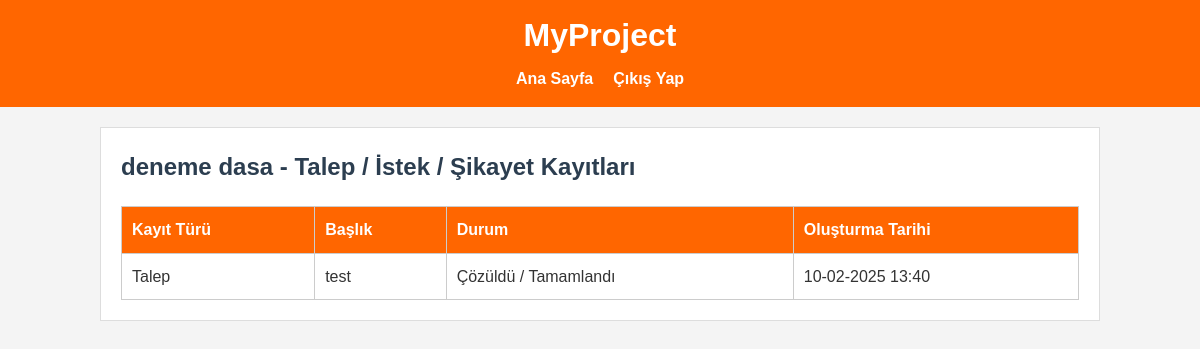
The page /requests/customer/6/ (signed in) on the database its author committed.
### core/models.py (models this page shows, shortened)
class Customer(models.Model):
    representative = models.ForeignKey(User, on_delete=models.CASCADE, related_name='customers', verbose_name="Temsilci")
    first_name = models.CharField(max_length=30, verbose_name="Ad")
    last_name = models.CharField(max_length=30, verbose_name="Soyad")
    identifier = models.CharField(max_length=50, verbose_name="TC / Vergi No")
    tax_address = models.CharField(max_length=50, blank=True, null=True, verbose_name="Vergi Adresi")
    address = models.TextField(verbose_name="Adres")
    subscription_type = models.ForeignKey(SubscriptionType, on_delete=models.SET_NULL, null=True, blank=True, verbose_name="Abonelik Türü")
    subscription_duration = models.ForeignKey(SubscriptionDuration, on_delete=models.SET_NULL, null=True, blank=True, verbose_name="Abonelik Süresi")
    subscription_start_date = models.DateField(null=True, blank=True, verbose_name="Aboneliğin Başlama Tarihi")
    payment_method = models.ForeignKey(PaymentMethod, on_delete=models.SET_NULL, null=True, blank=True, verbose_name="Ödeme Tipi")
    payment_amount = models.DecimalField(max_digits=10, decimal_places=2, null=True, blank=True, verbose_name="Ödeme Miktarı")
    detail = models.TextField(blank=True, null=True, verbose_name="Detay Açıklama")
    created_at = models.DateTimeField(auto_now_add=True, verbose_name="Oluşturulma Tarihi")
    class Meta:
        verbose_name = "Müşteri"
        verbose_name_plural = "Müşteriler"
        ordering = ['-created_at']

class CustomerRequest(models.Model):
    REQUEST_TYPE_CHOICES = (
        ('talep', 'Talep'),
        ('istek', 'İstek'),
        ('sikayet', 'Şikayet'),
    )
    REQUEST_STATUS_CHOICES = (
        ('pending', 'Çözülmedi / Beklemede'),
        ('in_progress', 'İşlemde'),
        ('resolved', 'Çözüldü / Tamamlandı'),
    )
    customer = models.ForeignKey('Customer', on_delete=models.CASCADE, related_name='requests')
    representative = models.ForeignKey(User, on_delete=models.SET_NULL, null=True, blank=True)
    request_type = models.CharField(max_length=20, choices=REQUEST_TYPE_CHOICES)
    title = models.CharField(max_length=200)
    description = models.TextField()
    status = models.CharField(
        max_length=20, choices=REQUEST_STATUS_CHOICES,
        default='pending', verbose_name='Durum'
    )
    solution = models.TextField(blank=True, null=True, verbose_name='Çözüm Notu')
    resolved_at = models.DateTimeField(blank=True, null=True, verbose_name='Çözülme Tarihi')
    created_at = models.DateTimeField(auto_now_add=True)
    updated_at = models.DateTimeField(auto_now=True)

### core/views.py (the view)
# urls.py: path('requests/customer/<int:customer_id>/', views.list_requests_by_customer, name='list_requests_by_customer'),
@login_required
def list_requests_by_customer(request, customer_id):
    if not (hasattr(request.user, 'representative_profile') and int(request.user.representative_profile.category) >= 2):
        return redirect('representative_dashboard')
    rep_category = int(request.user.representative_profile.category)
    customer = get_object_or_404(Customer, id=customer_id)
    requests_qs = CustomerRequest.objects.filter(customer=customer).select_related('representative')
    return render(request, 'core/list_requests_customer.html', {
        'customer': customer,
        'requests': requests_qs
    })

### core/templates/core/list_requests_customer.html (shortened to what this page needs)
{% extends 'core/base.html' %}
{% block content %}
<h2>{{ customer.first_name }} {{ customer.last_name }} - Talep / İstek / Şikayet Kayıtları</h2>
<table>
  <thead>
    <tr>
      <th>Kayıt Türü</th>
      <th>Başlık</th>
      <th>Durum</th>
      <th>Oluşturma Tarihi</th>
    </tr>
  </thead>
  <tbody>
    {% for r in requests %}
    <tr>
      <td>{{ r.get_request_type_display }}</td>
      <td>{{ r.title }}</td>
      <td>{{ r.get_status_display }}</td>
      <td>{{ r.created_at|date:"d-m-Y H:i" }}</td>
    </tr>
    {% empty %}
    <tr>
      <td colspan="4">Kayıt bulunamadı.</td>
    </tr>
    {% endfor %}
  </tbody>
</table>
{% endblock %}

### core/static/core/css/style.css (style rules this page uses)
* { margin: 0; padding: 0; box-sizing: border-box; }
body { font-family: Arial, sans-serif; line-height: 1.6; background-color: #f4f4f4; color: #333; padding: 20px; }
table { width: 100%; border-collapse: collapse; margin-top: 20px; }
table th, table td { padding: 10px; border: 1px solid #ccc; text-align: left; }
table th { background-color: #ff6600; color: #fff; }

### core/templates/core/base.html (style rules this page uses)
body { font-family: 'Arial', sans-serif; margin: 0; padding: 0; background-color: #f4f4f4; color: #333; }
h2 { color: #2c3e50; }

### rows shown on the page
Customer: first_name "deneme", last_name "dasa"
CustomerRequest: request_type "Talep", title "test", status "Çözüldü / Tamamlandı", created_at "10-02-2025 13:40"
